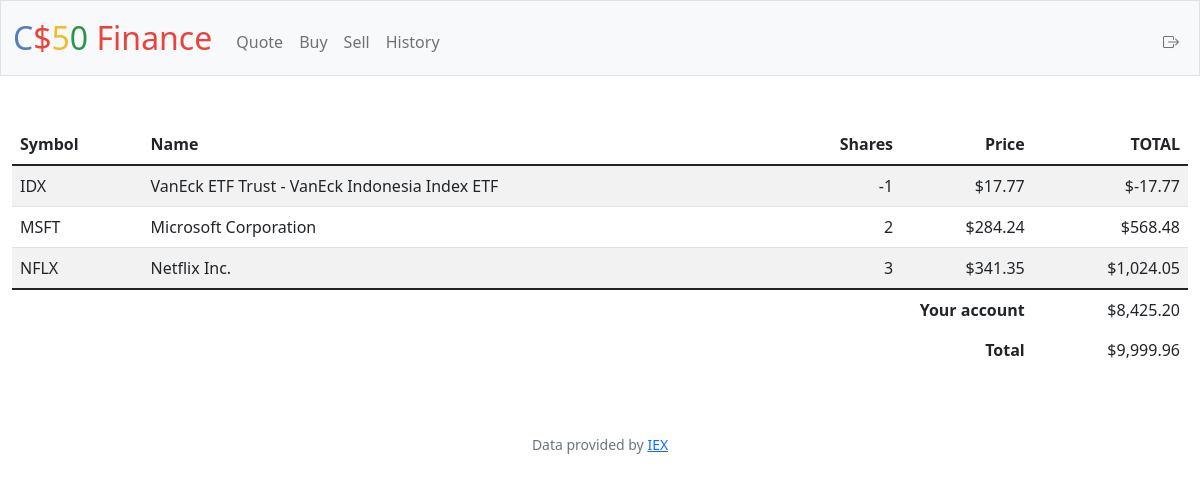
Page / (signed in) on the committed database.
### tables this page shows
CREATE TABLE purchases (
id INTEGER PRIMARY KEY AUTOINCREMENT,
user_id INTEGER NOT NULL,
name TEXT NOT NULL,
shares INTEGER NOT NULL,
price NUMERIC NOT NULL,
type TEXT NOT NULL,
symbol TEXT NOT NULL,
time TIMESTAMP,
FOREIGN KEY(user_id) REFERENCES users(id));

CREATE TABLE users (id INTEGER PRIMARY KEY AUTOINCREMENT NOT NULL, username TEXT NOT NULL, hash TEXT NOT NULL, cash NUMERIC NOT NULL DEFAULT 10000.00);

### app.py (the view)
@app.route("/")
@login_required
def index():
    user_id = session["user_id"]
    purchases = db.execute(
        "SELECT symbol, name, SUM(shares) AS total_shares, price FROM purchases WHERE user_id = ? GROUP BY symbol", user_id)
    user_current_cash = db.execute("SELECT cash FROM users WHERE id = ?", user_id)[0]['cash']
    full_total = user_current_cash
    for purchase in purchases:
        full_total += purchase["price"] * purchase["total_shares"]
    return render_template("index.html", purchases=purchases, user_current_cash=user_current_cash, full_total=full_total)

### app.py (called while the page is built)
@app.after_request
def after_request(response):
    response.headers["Cache-Control"] = "no-cache, no-store, must-revalidate"
    response.headers["Expires"] = 0
    response.headers["Pragma"] = "no-cache"
    return response

### helpers.py (called while the page is built)
def login_required(f):
    @wraps(f)
    def decorated_function(*args, **kwargs):
        if session.get("user_id") is None:
            return redirect("/login")
        return f(*args, **kwargs)
    return decorated_function

def usd(value):
    return f"${value:,.2f}"

### templates/index.html
{% extends "layout.html" %}
{% block main %}
    <table class="table table-striped">
        <thead>
            <tr>
                <th class="text-start">Symbol</th>
                <th class="text-start">Name</th>
                <th class="text-end">Shares</th>
                <th class="text-end">Price</th>
                <th class="text-end">TOTAL</th>
            </tr>
        </thead>
        <tbody>
            {% for purchase in purchases %}
                <tr>
                    <td class="text-start">{{ purchase['symbol'] }}</td>
                    <td class="text-start">{{ purchase['name'] }}</td>
                    <td class="text-end">{{ purchase['total_shares'] }}</td>
                    <td class="text-end">{{ purchase['price'] | usd }}</td>
                    <td class="text-end">{{ (purchase['total_shares'] * purchase['price']) | usd }}</td>
                </tr>
            {% endfor %}
        </tbody>
        <tfoot>
            <tr>
                <td class="border-0 fw-bold text-end" colspan="4">Your account</td>
                <td class="border-0 text-end">{{ user_current_cash | usd }}</td>
            </tr>
            <tr>
                <td class="border-0 fw-bold text-end" colspan="4">Total</td>
                <td class="border-0 w-bold text-end">{{ full_total | usd }}</td>
            </tr>
        </tfoot>
    </table>
{% endblock %}

### static/styles.css (style rules this page uses)
*, *::before, *::after { padding: 0; margin: 0; box-sizing: border-box; }
:root { --primary-light-color-bg: #ffffff; --secondary-light-color-bg: #f7f7f8; --light-theme-text: #374151; --primary-dark-color-bg: #343541; --secondary-dark-color-bg: #3f414d; --dark-theme-text: #ececf1; }

### rows in the picture
purchases: symbol "IDX", name "VanEck ETF Trust - VanEck Indonesia Index ETF", total_shares "-1", price "$17.77", total_shares "$-17.77"
purchases: symbol "MSFT", name "Microsoft Corporation", total_shares "2", price "$284.24", total_shares "$568.48"
purchases: symbol "NFLX", name "Netflix Inc.", total_shares "3", price "$341.35", total_shares "$1,024.05"
users: cash "$8,425.20"

### other values in the picture
{{ full_total | usd }} "$9,999.96"
